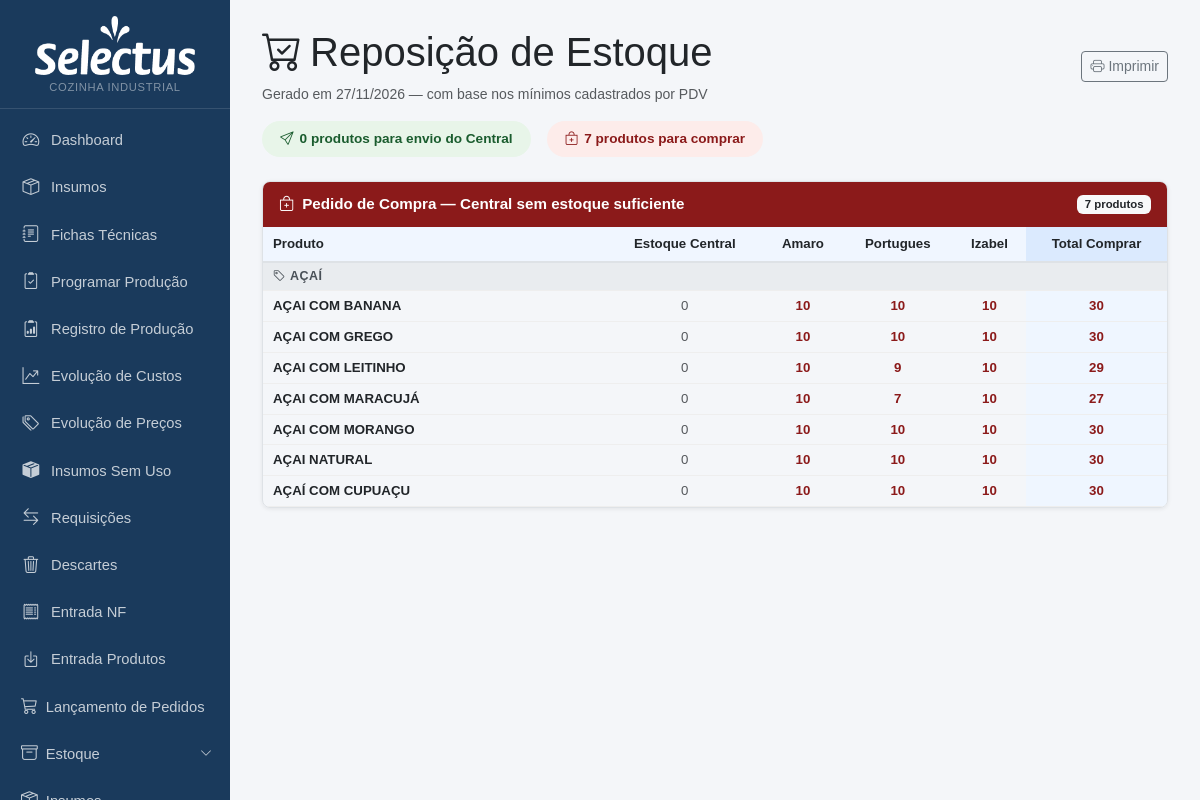
Page /estoque-reposicao on the committed database.
### tables this page shows
CREATE TABLE estoque_revenda (
        id INTEGER PRIMARY KEY AUTOINCREMENT,
        categoria TEXT NOT NULL,
        subcategoria TEXT,
        nome TEXT NOT NULL,
        unidade TEXT DEFAULT 'un',
        estoque_atual REAL DEFAULT 0,
        estoque_minimo REAL DEFAULT 0,
        ativo INTEGER NOT NULL DEFAULT 1
    , pdv TEXT DEFAULT 'Central');

### app.py (the view)
@app.route('/estoque-reposicao')
def estoque_reposicao():
    from collections import OrderedDict, defaultdict
    db = get_db()
    rows = db.execute(
        "SELECT categoria, nome, pdv, estoque_atual, estoque_minimo FROM estoque_revenda WHERE ativo=1"
    ).fetchall()
    db.close()
    PDVS = ['Amaro', 'Portugues', 'Izabel']
    produtos = defaultdict(lambda: {'Central': {'atual': 0, 'minimo': 0}, **{p: {'atual': 0, 'minimo': 0} for p in PDVS}})
    categorias = {}
    for r in rows:
        produtos[r['nome']][r['pdv']] = {'atual': r['estoque_atual'] or 0, 'minimo': r['estoque_minimo'] or 0}
        if r['pdv'] == 'Central':
            categorias[r['nome']] = r['categoria']
    envios_pivot  = OrderedDict()
    compras_pivot = OrderedDict()
    for nome, locs in sorted(produtos.items(), key=lambda x: (categorias.get(x[0], ''), x[0])):
        cat = categorias.get(nome, 'Sem categoria')
        central_disp = locs['Central']['atual']
        row_env = {p: 0 for p in PDVS}
        row_cmp = {p: 0 for p in PDVS}
        for pdv in PDVS:
            deficit = locs[pdv]['minimo'] - locs[pdv]['atual']
            if deficit <= 0:
                continue
            enviar  = min(deficit, max(central_disp, 0))
            comprar = deficit - enviar
            central_disp -= enviar
            row_env[pdv] = enviar
            row_cmp[pdv] = comprar
        total_env = sum(row_env.values())
        total_cmp = sum(row_cmp.values())
        if total_env > 0:
            envios_pivot.setdefault(cat, []).append({
                'nome': nome, 'por_pdv': row_env, 'total': total_env,
                'atual': {p: locs[p]['atual'] for p in PDVS},
                'minimo': {p: locs[p]['minimo'] for p in PDVS},
            })
        if total_cmp > 0:
            compras_pivot.setdefault(cat, []).append({
                'nome': nome, 'por_pdv': row_cmp, 'total': total_cmp,
                'central': locs['Central']['atual'],
                'atual': {p: locs[p]['atual'] for p in PDVS},
                'minimo': {p: locs[p]['minimo'] for p in PDVS},
            })
    total_envios = sum(len(v) for v in envios_pivot.values())
    total_compras = sum(len(v) for v in compras_pivot.values())
    return render_template('estoque_reposicao.html',
                           envios_pivot=envios_pivot, compras_pivot=compras_pivot,
                           pdvs=PDVS, hoje=date.today(),
                           total_envios=total_envios, total_compras=total_compras)

### app.py (called while the page is built)
def get_db():
    c = sqlite3.connect(DB)
    c.row_factory = sqlite3.Row
    c.execute("PRAGMA foreign_keys = ON")
    return c

def count_alertas():
    try:
        db = get_db()
        n = db.execute('''SELECT COUNT(*) FROM insumos
                          WHERE estoque_minimo > 0 AND COALESCE(estoque_atual,0) < estoque_minimo''').fetchone()[0]
        db.close()
        return n
    except:
        return 0

@app.context_processor
def inject_alertas():
    try:
        db = get_db()
        n_ped = db.execute("SELECT COUNT(*) FROM pedidos WHERE status='aberto'").fetchone()[0]
        db.close()
    except Exception:
        n_ped = 0
    return dict(n_alertas=count_alertas(), n_pedidos_abertos=n_ped)

### financeiro.py (called while the page is built)
@bp.app_context_processor
def _ctx():
    try:
        u = _user() if request.endpoint and request.endpoint.startswith('fin.') else None
    except Exception:
        u = None
    return dict(fin_user=u, fin_pode=lambda p: _pode(u, p))

### templates/estoque_reposicao.html (shortened to what this page needs)
{% extends "base.html" %}
{% block content %}
<div class="d-flex justify-content-between align-items-center flex-wrap gap-2 mb-3 no-print">
  <div>
    <h1><i class="bi bi-cart-check me-2"></i>Reposição de Estoque</h1>
    <p class="mb-0 text-muted small">Gerado em {{ hoje.strftime('%d/%m/%Y') }} — com base nos mínimos cadastrados por PDV</p>
  </div>
  <button class="btn btn-sm btn-outline-secondary" onclick="window.print()">
    <i class="bi bi-printer me-1"></i>Imprimir
  </button>
</div>
<div class="summary-bar no-print">
  <div class="summary-pill" style="background:#e8f5e9;color:#1a5c2e">
    <i class="bi bi-send"></i> {{ total_envios }} produto{{ 's' if total_envios != 1 }} para envio do Central
  </div>
  <div class="summary-pill" style="background:#fdecea;color:#8b1a1a">
    <i class="bi bi-bag-plus"></i> {{ total_compras }} produto{{ 's' if total_compras != 1 }} para comprar
  </div>
</div>
{% if compras_pivot %}
<div class="section-card border {% if envios_pivot %}page-break{% endif %}">
  <div class="section-head head-compra">
    <span><i class="bi bi-bag-plus me-2"></i>Pedido de Compra — Central sem estoque suficiente</span>
    <span class="badge bg-light text-dark">{{ total_compras }} produto{{ 's' if total_compras != 1 }}</span>
  </div>
  <table class="rep-table">
    <thead>
      <tr>
        <th style="width:38%">Produto</th>
        <th class="num">Estoque Central</th>
        {% for pdv in pdvs %}<th class="num">{{ pdv }}</th>{% endfor %}
        <th class="tot">Total Comprar</th>
      </tr>
    </thead>
    <tbody>
    {% for cat, itens in compras_pivot.items() %}
      <tr class="cat-sep"><td colspan="{{ pdvs|length + 3 }}"><i class="bi bi-tag me-1"></i>{{ cat }}</td></tr>
      {% for item in itens %}
      <tr>
        <td class="fw-semibold">{{ item.nome }}</td>
        <td class="num text-muted">{{ item.central|int }}</td>
        {% for pdv in pdvs %}
        <td class="num">
          {% if item.por_pdv[pdv] %}
            <span class="qty-cmp">{{ item.por_pdv[pdv]|int }}</span>
          {% else %}
            <span class="zero">—</span>
          {% endif %}
        </td>
        {% endfor %}
        <td class="tot"><span class="qty-cmp">{{ item.total|int }}</span></td>
      </tr>
      {% endfor %}
    {% endfor %}
    </tbody>
  </table>
</div>
{% endif %}
{% endblock %}

### templates/estoque_reposicao.html (style rules this page uses)
.section-card { border-radius: 8px; overflow: hidden; margin-bottom: 2rem; box-shadow: 0 1px 4px rgba(0,0,0,.08); }
.section-head { padding: 11px 16px; color: #fff; font-weight: 700; font-size: .95rem; display: flex; align-items: center; justify-content: space-between; }
.head-compra { background: #8b1a1a; }
.rep-table { width: 100%; border-collapse: collapse; font-size: .83rem; }
.rep-table th { background: #f0f6ff; padding: 7px 10px; border-bottom: 2px solid #dee2e6; white-space: nowrap; }
.rep-table th.num { text-align: center; }
.rep-table th.tot { background: #dbeafe; text-align: center; }
.rep-table td { padding: 5px 10px; border-bottom: 1px solid #eee; vertical-align: middle; }
.rep-table td.num { text-align: center; }
.rep-table td.tot { text-align: center; font-weight: 700; background: #eff6ff; }
.rep-table tr.cat-sep td { background: #e9ecef; font-weight: 600; font-size: .78rem; color: #495057; padding: 4px 10px; letter-spacing: .04em; text-transform: uppercase; }
.qty-cmp { color: #8b1a1a; font-weight: 700; }
.summary-bar { display: flex; gap: 1rem; flex-wrap: wrap; margin-bottom: 1.5rem; }
.summary-pill { padding: 8px 18px; border-radius: 20px; font-size: .85rem; font-weight: 600; display: flex; align-items: center; gap: 6px; }

### rows in the picture
estoque_revenda: categoria "AÇAÍ", nome "AÇAI COM BANANA", central "0", por_pdv "10" "10" "10", total "30"
estoque_revenda: nome "AÇAI COM GREGO", central "0", por_pdv "10" "10" "10", total "30"
estoque_revenda: nome "AÇAI COM LEITINHO", central "0", por_pdv "10" "9" "10", total "29"
estoque_revenda: nome "AÇAI COM MARACUJÁ", central "0", por_pdv "10" "7" "10", total "27"
estoque_revenda: nome "AÇAI COM MORANGO", central "0", por_pdv "10" "10" "10", total "30"
estoque_revenda: nome "AÇAI NATURAL", central "0", por_pdv "10" "10" "10", total "30"
estoque_revenda: nome "AÇAÍ COM CUPUAÇU", central "0", por_pdv "10" "10" "10", total "30"

### other values in the picture
{{ total_envios }} "0"
{{ 's' if total_envios != 1 }} "s"
{{ total_compras }} "7"
{{ 's' if total_compras != 1 }} "s"
{{ pdv }} "Amaro" "Portugues" "Izabel"
